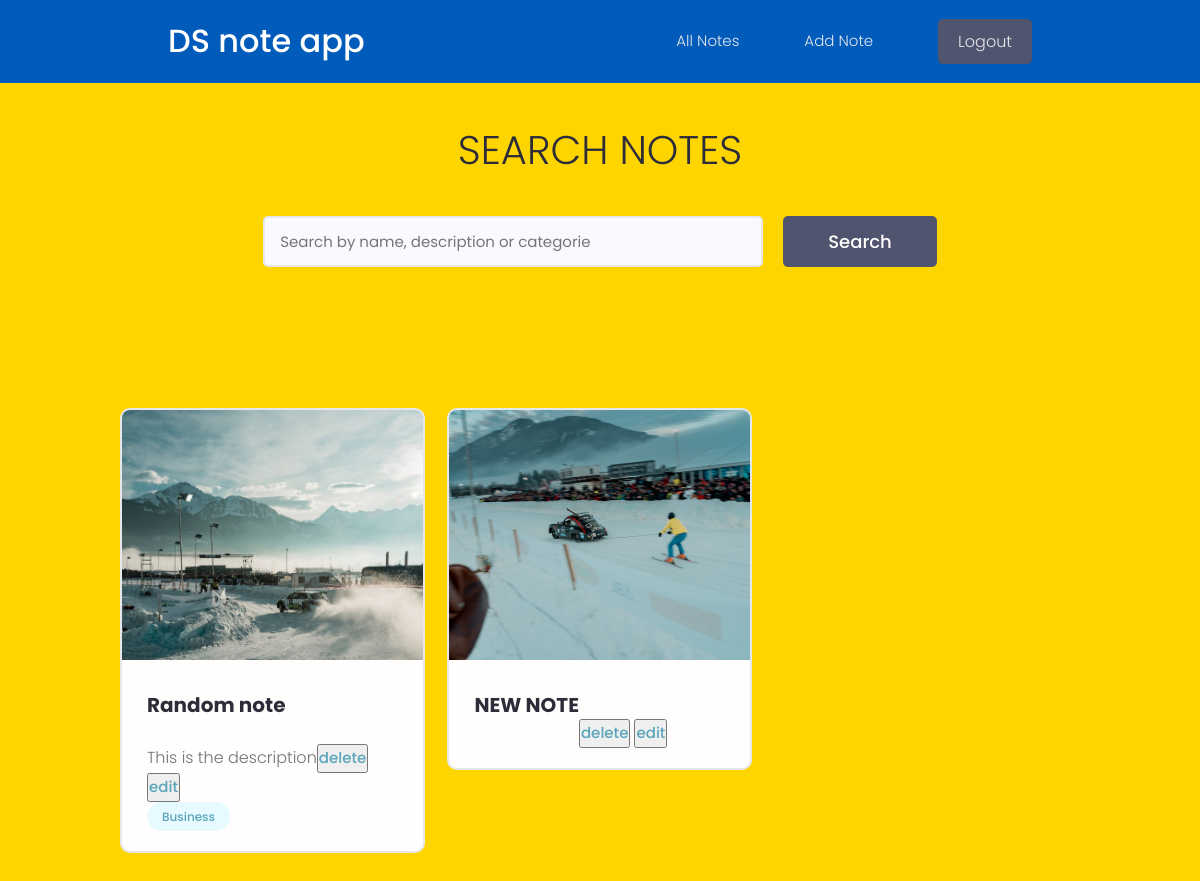
Before: / (signed in) with the older database file.
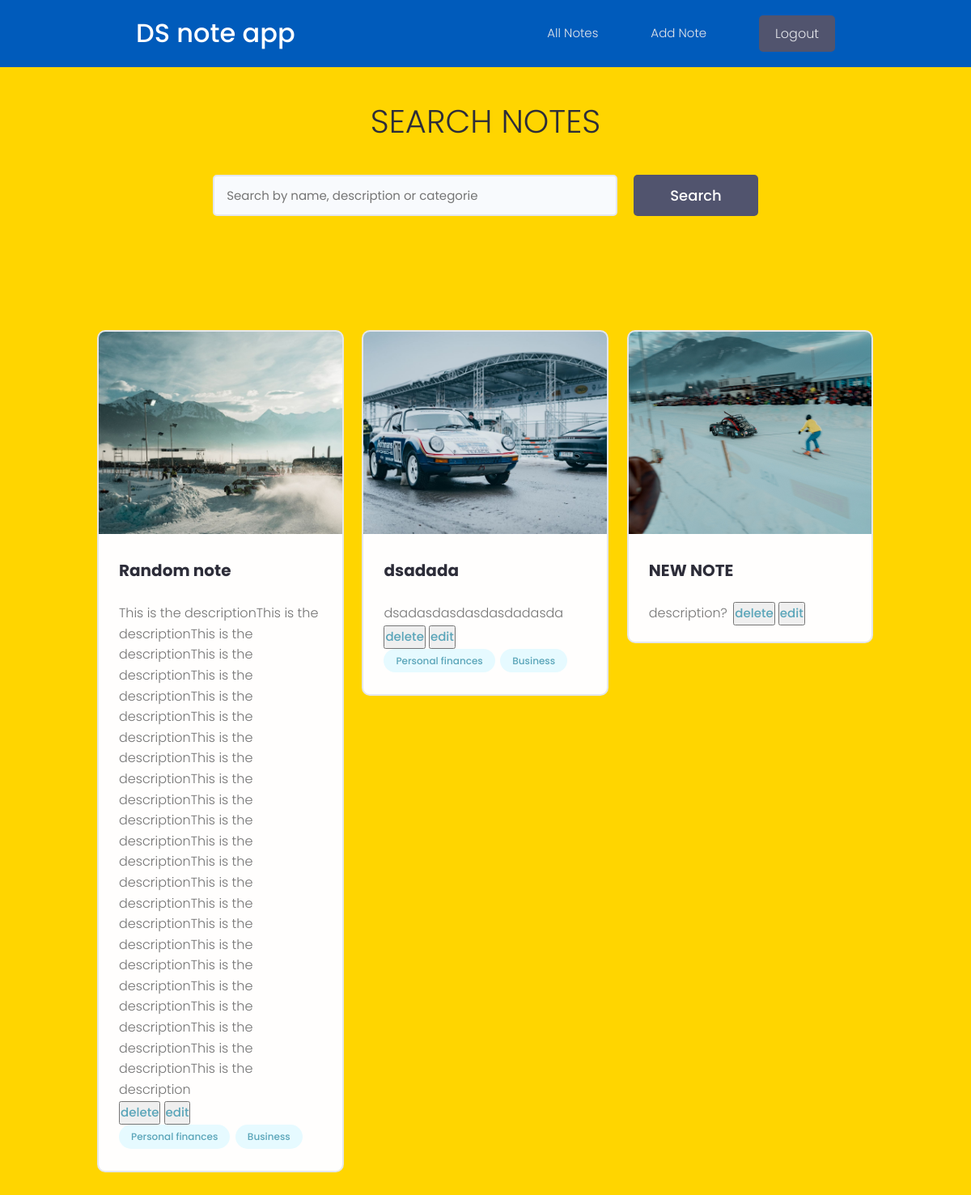
After: the same page with the newer database file.
### projects/models.py (models this page shows, shortened)
class Project(models.Model):
    title = models.CharField(max_length=200)
    description = models.TextField(null=True, blank=True)
    featured_image = models.ImageField(
        null=True, blank=True, default="default.jpg")
    demo_link = models.CharField(max_length=2000, blank=True)
    source_link = models.CharField(max_length=2000, null=True, blank=True)
    tags = models.ManyToManyField('Tag', blank=True)
    vote_total = models.IntegerField(default=0, null=True, blank=True)
    vote_ratio= models.IntegerField(default=0, null=True, blank=True)
    created = models.DateTimeField(auto_now_add=True)
    id = models.UUIDField(default=uuid.uuid4, unique=True, primary_key=True, editable=False)

class Tag(models.Model):
    name = models.CharField(max_length=200)
    created = models.DateTimeField(auto_now_add=True)
    id = models.UUIDField(default=uuid.uuid4, unique=True,
                         primary_key=True, editable=False)
    def __str__(self):
        return self.name

### projects/views.py (the view)
# urls.py: path('', include('projects.urls')),
@login_required(login_url="login")
def projects(request):
    search_query = ''
    if request.GET.get('search_query'):
        search_query = request.GET.get('search_query')
    tags = Tag.objects.filter(name__icontains=search_query)
    projects = Project.objects.distinct().filter(
        Q(title__icontains=search_query) |
        Q(description__icontains=search_query) |
        Q(tags__in=tags)
    )
    context = {'projects' : projects, 'search-query': search_query}
    return render(request, 'projects/projects.html', context )

### projects/templates/projects/projects.html (shortened to what this page needs)
{% extends 'main.html' %}
{% block content %}
<main class="projects">
    <section class="hero-section text-center" style="background-color: #FFD500">
      <div class="container container--narrow">
        <div class="hero-section__box">
          <h2>Search notes</span></h2>
        </div>
        <div class="hero-section__search">
          <form class="form" action="{% url 'projects' %}" method="get">
            <div class="form__field">
              <input class="input input--text" id="formInput#search" type="text" name="search_query"
                placeholder="Search by name, description or categorie" value="{{search_query}}" />
            </div>
            <input class="btn btn--sub btn--lg" type="submit" value="Search" />
          </form>
        </div>
      </div>
    </section>
    <section class="projectsList">
      <div class="container">
        <div class="grid grid--three">
        {% for project in projects %}
          <div class="column">
            <div class="card project">
              <a href="{% url 'project' project.id %}" class="project">
                <img class="project__thumbnail" src="{{ project.featured_image.url }}" alt="project thumbnail" />
                <div class="card__body">
                  <h3 class="project__title">{{project.title}}</h3>
                  <br>
                  <p>{{project.description}}</p>
                    <button class=""><a href="{% url 'delete-project' project.id %}">delete</a></button>
                    <button class=""><a href="{% url 'update-project' project.id %}">edit</a></button>
                  <br>
                  <div class="project__tags">
                    {% for tag in project.tags.all %}
                    <span class="tag tag--pill tag--main">
                      <small>{{tag}}</small>
                    </span>
                    {% endfor %}
                  </div>
                </div>
              </a>
            </div>
          </div>
          {% endfor %}
  </main>
{% endblock content %}

Changed rows visible on the page:
changed Project "Random note": description "This is the description" → "This is the descriptionThis is the descriptionThis is the descriptionThis is the descriptionThis is the descriptionThis is the descriptionThis is the descriptionThis is the descriptionThis is the descriptionThis is the descriptionThis is the descriptionThis is the descriptionThis is the descriptionThis is the descriptionThis is the descriptionThis is the descriptionThis is the descriptionThis is the descriptionThis is the descriptionThis is the descriptionThis is the descriptionThis is the descriptionThis is the descriptionThis is the description"
now on this page (row unchanged): Tag: name "Personal finances"
added Project: featured_image (picture), title "dsadada", description "dsadasdasdasdasdadasda", Tag (name "Business")
changed Project "NEW NOTE": description (not shown) → "description?"
